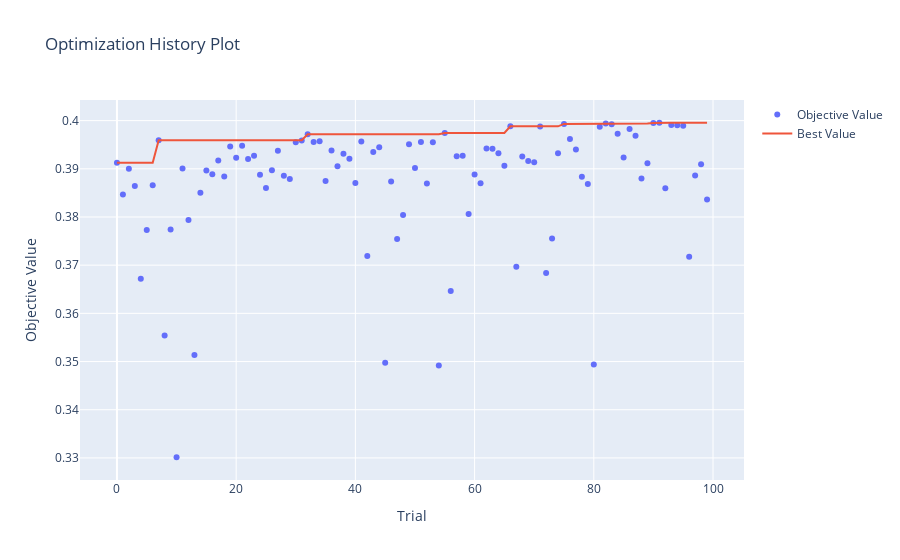
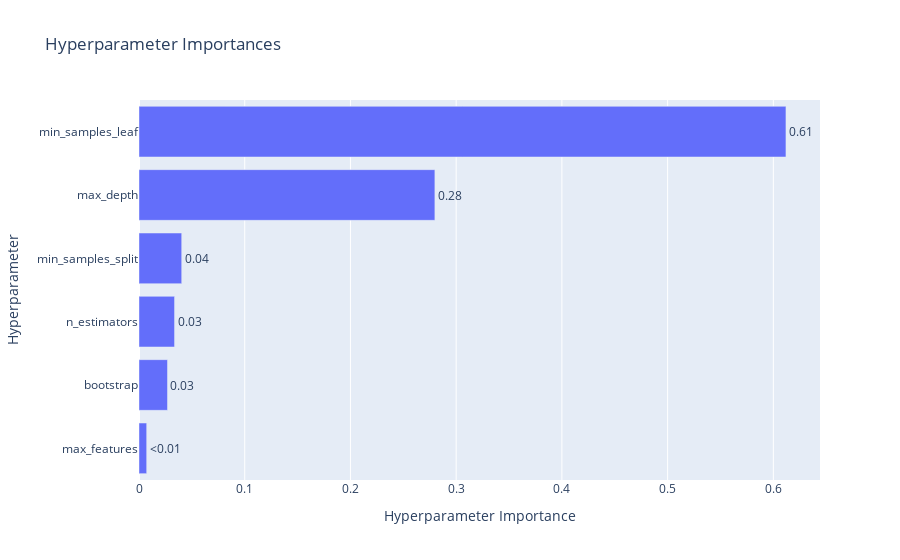

Notebook code for these charts, in order:
### Code cell
print(f"Лучшие параметры для Random Forest:")
print(study_rf.best_params)
print(f"Лучший R2: {study_rf.best_value:.4f}")

fig = optuna.visualization.plot_optimization_history(study_rf)
fig.show()

fig = optuna.visualization.plot_param_importances(study_rf)
fig.show()
